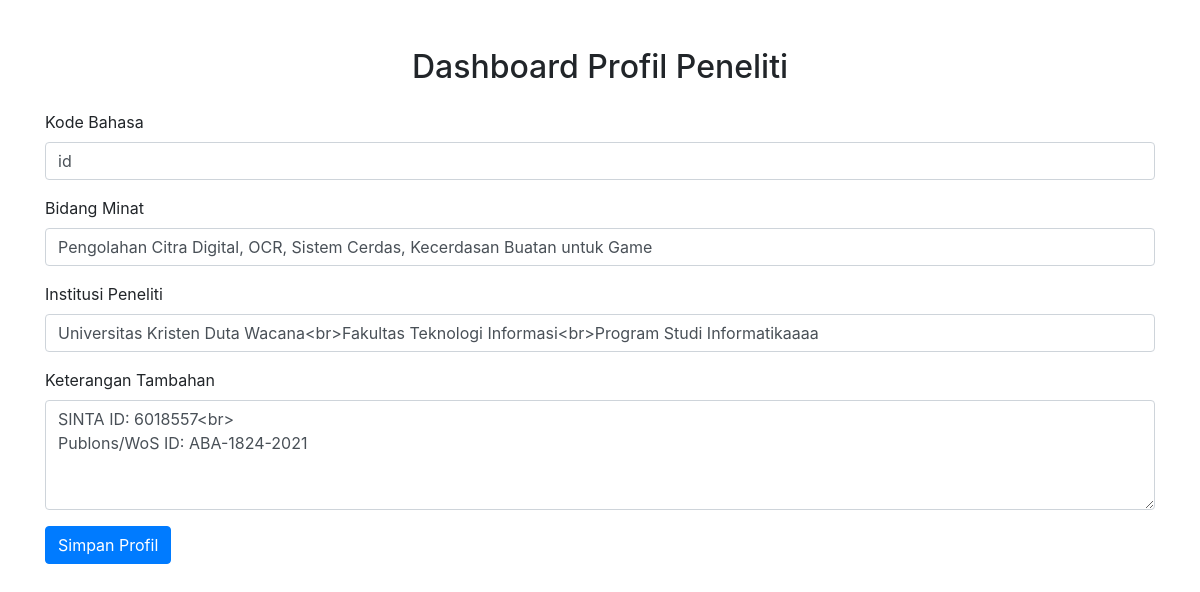
Page /peneliti/CRU/peneliti_edit.php?edit=1 (signed in) on the committed database.
### tables this page shows
CREATE TABLE `profil_peneliti_bahasa` (
  `id_bahasa` int(11) NOT NULL,
  `id_peneliti` int(11) NOT NULL,
  `kode_bahasa` varchar(10) NOT NULL,
  `bidang_minat` text NOT NULL,
  `institusi_peneliti` text NOT NULL
);

CREATE TABLE `profil_peneliti` (
  `id_peneliti` int(11) NOT NULL,
  `nama_peneliti` varchar(100) NOT NULL,
  `email_peneliti` varchar(100) NOT NULL,
  `keterangan_tambahan` varchar(100) NOT NULL
);

### backend/peneliti_profil_backend.php (called while the page is built, shortened)
<?php
include(__DIR__ . '../../config/database.php');
$id = isset($_GET['edit']) ? $_GET['edit'] : null;
if ($id) {
    $stmt = $pdo->prepare("
        SELECT pp.*, ppb.id_bahasa, ppb.kode_bahasa, ppb.bidang_minat, ppb.institusi_peneliti
        FROM profil_peneliti pp
        JOIN profil_peneliti_bahasa ppb ON pp.id_peneliti = ppb.id_peneliti
        WHERE ppb.id_bahasa = ?");
    $stmt->execute([$id]);
    $row = $stmt->fetch(PDO::FETCH_ASSOC);
}
?>

### peneliti/CRU/peneliti_edit.php (the view, shortened to what this page needs)
<?php
include '../../backend/peneliti_profil_backend.php';
?>
<!DOCTYPE html>
<html lang="id">
<head>
    <link rel="stylesheet" href="../../trawaca_bootstrap/bootstrap.min.css">
</head>
<body>
<div class="container mt-5">
    <h2 class="text-center mb-4">Dashboard Profil Peneliti</h2>
    <form method="POST" class="mb-3">
    <div class="mb-3">
            <label for="kode_bahasa" class="form-label">Kode Bahasa</label>
            <input type="text" name="kode_bahasa" class="form-control" id="kode_bahasa"
                value="<?php echo isset($row['kode_bahasa']) ? $row['kode_bahasa'] : ''; ?>" required>
        </div>
    <div class="mb-3">
        <label for="bidang_minat" class="form-label">Bidang Minat</label>
        <input type="text" name="bidang_minat" class="form-control" id="bidang_minat"
        value="<?php echo isset($row['bidang_minat']) ? $row['bidang_minat'] : ''; ?>" required>
    </div>
    <div class="mb-3">
        <label for="institusi_peneliti" class="form-label">Institusi Peneliti</label>
        <input type="text" name="institusi_peneliti" class="form-control" id="institusi_peneliti"
        value="<?php echo isset($row['institusi_peneliti']) ? $row['institusi_peneliti'] : ''; ?>" required>
    </div>
    <div class="mb-3">
        <label for="keterangan_tambahan" class="form-label">Keterangan Tambahan</label>
        <textarea name="keterangan_tambahan" class="form-control" id="keterangan_tambahan" rows="4"><?php echo isset($row['keterangan_tambahan']) ? $row['keterangan_tambahan'] : ''; ?></textarea>
    </div>
    <button type="submit" class="btn btn-primary">Simpan Profil</button>
</form>
</div>
</body>
</html>

### rows in the picture
profil_peneliti_bahasa: kode_bahasa "id", bidang_minat "Pengolahan Citra Digital, OCR, Sistem Cerdas, Kecerdasan Buatan untuk Game", institusi_peneliti "Universitas Kristen Duta Wacana<br>Fakultas Teknologi Informasi<br>Program Studi Informatikaaaa"
profil_peneliti: keterangan_tambahan "SINTA ID: 6018557<br> Publons/WoS ID: ABA-1824-2021"
